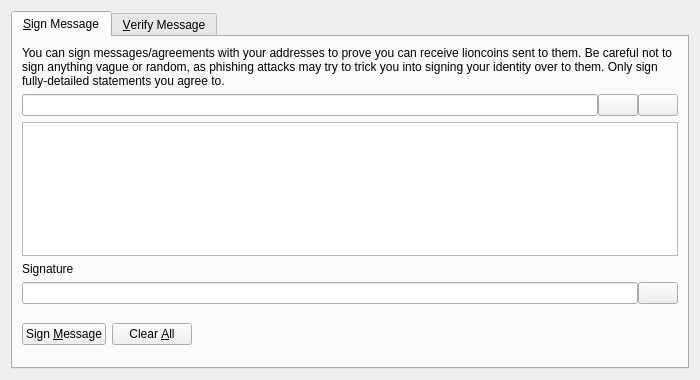
<?xml version="1.0" encoding="UTF-8"?>
<ui version="4.0">
 <class>SignVerifyMessageDialog</class>
 <widget class="QDialog" name="SignVerifyMessageDialog">
  <property name="geometry">
   <rect>
    <x>0</x>
    <y>0</y>
    <width>700</width>
    <height>380</height>
   </rect>
  </property>
  <property name="windowTitle">
   <string>Signatures - Sign / Verify a Message</string>
  </property>
  <property name="modal">
   <bool>true</bool>
  </property>
  <layout class="QVBoxLayout" name="verticalLayout">
   <item>
    <widget class="QTabWidget" name="tabWidget">
     <property name="currentIndex">
      <number>0</number>
     </property>
     <widget class="QWidget" name="tabSignMessage">
      <attribute name="title">
       <string>&amp;Sign Message</string>
      </attribute>
      <layout class="QVBoxLayout" name="verticalLayout_SM">
       <item>
        <widget class="QLabel" name="infoLabel_SM">
         <property name="text">
          <string>You can sign messages/agreements with your addresses to prove you can receive lioncoins sent to them. Be careful not to sign anything vague or random, as phishing attacks may try to trick you into signing your identity over to them. Only sign fully-detailed statements you agree to.</string>
         </property>
         <property name="textFormat">
          <enum>Qt::PlainText</enum>
         </property>
         <property name="wordWrap">
          <bool>true</bool>
         </property>
        </widget>
       </item>
       <item>
        <layout class="QHBoxLayout" name="horizontalLayout_1_SM">
         <property name="spacing">
          <number>0</number>
         </property>
         <item>
          <widget class="QValidatedLineEdit" name="addressIn_SM">
           <property name="toolTip">
            <string>The Lioncoin address to sign the message with</string>
           </property>
          </widget>
         </item>
         <item>
          <widget class="QPushButton" name="addressBookButton_SM">
           <property name="toolTip">
            <string>Choose previously used address</string>
           </property>
           <property name="text">
            <string/>
           </property>
           <property name="icon">
            <iconset resource="../bitcoin.qrc">
             <normaloff>:/icons/address-book</normaloff>:/icons/address-book</iconset>
           </property>
           <property name="shortcut">
            <string>Alt+A</string>
           </property>
           <property name="autoDefault">
            <bool>false</bool>
           </property>
          </widget>
         </item>
         <item>
          <widget class="QPushButton" name="pasteButton_SM">
           <property name="toolTip">
            <string>Paste address from clipboard</string>
           </property>
           <property name="text">
            <string/>
           </property>
           <property name="icon">
            <iconset resource="../bitcoin.qrc">
             <normaloff>:/icons/editpaste</normaloff>:/icons/editpaste</iconset>
           </property>
           <property name="shortcut">
            <string>Alt+P</string>
           </property>
           <property name="autoDefault">
            <bool>false</bool>
           </property>
          </widget>
         </item>
        </layout>
       </item>
       <item>
        <widget class="QPlainTextEdit" name="messageIn_SM">
         <property name="toolTip">
          <string>Enter the message you want to sign here</string>
         </property>
        </widget>
       </item>
       <item>
        <widget class="QLabel" name="signatureLabel_SM">
         <property name="text">
          <string>Signature</string>
         </property>
         <property name="textFormat">
          <enum>Qt::PlainText</enum>
         </property>
        </widget>
       </item>
       <item>
        <layout class="QHBoxLayout" name="horizontalLayout_2_SM">
         <property name="spacing">
          <number>0</number>
         </property>
         <item>
          <widget class="QLineEdit" name="signatureOut_SM">
           <property name="font">
            <font>
             <italic>true</italic>
            </font>
           </property>
           <property name="readOnly">
            <bool>true</bool>
           </property>
          </widget>
         </item>
         <item>
          <widget class="QPushButton" name="copySignatureButton_SM">
           <property name="toolTip">
            <string>Copy the current signature to the system clipboard</string>
           </property>
           <property name="text">
            <string/>
           </property>
           <property name="icon">
            <iconset resource="../bitcoin.qrc">
             <normaloff>:/icons/editcopy</normaloff>:/icons/editcopy</iconset>
           </property>
           <property name="autoDefault">
            <bool>false</bool>
           </property>
          </widget>
         </item>
        </layout>
       </item>
       <item>
        <layout class="QHBoxLayout" name="horizontalLayout_3_SM">
         <item>
          <widget class="QPushButton" name="signMessageButton_SM">
           <property name="toolTip">
            <string>Sign the message to prove you own this Lioncoin address</string>
           </property>
           <property name="text">
            <string>Sign &amp;Message</string>
           </property>
           <property name="icon">
            <iconset resource="../bitcoin.qrc">
             <normaloff>:/icons/edit</normaloff>:/icons/edit</iconset>
           </property>
           <property name="autoDefault">
            <bool>false</bool>
           </property>
          </widget>
         </item>
         <item>
          <widget class="QPushButton" name="clearButton_SM">
           <property name="toolTip">
            <string>Reset all sign message fields</string>
           </property>
           <property name="text">
            <string>Clear &amp;All</string>
           </property>
           <property name="icon">
            <iconset resource="../bitcoin.qrc">
             <normaloff>:/icons/remove</normaloff>:/icons/remove</iconset>
           </property>
           <property name="autoDefault">
            <bool>false</bool>
           </property>
          </widget>
         </item>
         <item>
          <spacer name="horizontalSpacer_1_SM">
           <property name="orientation">
            <enum>Qt::Horizontal</enum>
           </property>
           <property name="sizeHint" stdset="0">
            <size>
             <width>40</width>
             <height>48</height>
            </size>
           </property>
          </spacer>
         </item>
         <item>
          <widget class="QLabel" name="statusLabel_SM">
           <property name="font">
            <font>
             <weight>75</weight>
             <bold>true</bold>
            </font>
           </property>
           <property name="text">
            <string/>
           </property>
           <property name="wordWrap">
            <bool>true</bool>
           </property>
          </widget>
         </item>
         <item>
          <spacer name="horizontalSpacer_2_SM">
           <property name="orientation">
            <enum>Qt::Horizontal</enum>
           </property>
           <property name="sizeHint" stdset="0">
            <size>
             <width>40</width>
             <height>48</height>
            </size>
           </property>
          </spacer>
         </item>
        </layout>
       </item>
      </layout>
     </widget>
     <widget class="QWidget" name="tabVerifyMessage">
      <attribute name="title">
       <string>&amp;Verify Message</string>
      </attribute>
      <layout class="QVBoxLayout" name="verticalLayout_VM">
       <item>
        <widget class="QLabel" name="infoLabel_VM">
         <property name="text">
          <string>Enter the receiver's address, message (ensure you copy line breaks, spaces, tabs, etc. exactly) and signature below to verify the message. Be careful not to read more into the signature than what is in the signed message itself, to avoid being tricked by a man-in-the-middle attack. Note that this only proves the signing party receives with the address, it cannot prove sendership of any transaction!</string>
         </property>
         <property name="textFormat">
          <enum>Qt::PlainText</enum>
         </property>
         <property name="alignment">
          <set>Qt::AlignLeading|Qt::AlignLeft|Qt::AlignTop</set>
         </property>
         <property name="wordWrap">
          <bool>true</bool>
         </property>
        </widget>
       </item>
       <item>
        <layout class="QHBoxLayout" name="horizontalLayout_1_VM">
         <property name="spacing">
          <number>0</number>
         </property>
         <item>
          <widget class="QValidatedLineEdit" name="addressIn_VM">
           <property name="toolTip">
            <string>The Lioncoin address the message was signed with</string>
           </property>
          </widget>
         </item>
         <item>
          <widget class="QPushButton" name="addressBookButton_VM">
           <property name="toolTip">
            <string>Choose previously used address</string>
           </property>
           <property name="text">
            <string/>
           </property>
           <property name="icon">
            <iconset resource="../bitcoin.qrc">
             <normaloff>:/icons/address-book</normaloff>:/icons/address-book</iconset>
           </property>
           <property name="shortcut">
            <string>Alt+A</string>
           </property>
           <property name="autoDefault">
            <bool>false</bool>
           </property>
          </widget>
         </item>
        </layout>
       </item>
       <item>
        <widget class="QPlainTextEdit" name="messageIn_VM"/>
       </item>
       <item>
        <widget class="QValidatedLineEdit" name="signatureIn_VM"/>
       </item>
       <item>
        <layout class="QHBoxLayout" name="horizontalLayout_2_VM">
         <item>
          <widget class="QPushButton" name="verifyMessageButton_VM">
           <property name="toolTip">
            <string>Verify the message to ensure it was signed with the specified Lioncoin address</string>
           </property>
           <property name="text">
            <string>Verify &amp;Message</string>
           </property>
           <property name="icon">
            <iconset resource="../bitcoin.qrc">
             <normaloff>:/icons/transaction_0</normaloff>:/icons/transaction_0</iconset>
           </property>
           <property name="autoDefault">
            <bool>false</bool>
           </property>
          </widget>
         </item>
         <item>
          <widget class="QPushButton" name="clearButton_VM">
           <property name="toolTip">
            <string>Reset all verify message fields</string>
           </property>
           <property name="text">
            <string>Clear &amp;All</string>
           </property>
           <property name="icon">
            <iconset resource="../bitcoin.qrc">
             <normaloff>:/icons/remove</normaloff>:/icons/remove</iconset>
           </property>
           <property name="autoDefault">
            <bool>false</bool>
           </property>
          </widget>
         </item>
         <item>
          <spacer name="horizontalSpacer_1_VM">
           <property name="orientation">
            <enum>Qt::Horizontal</enum>
           </property>
           <property name="sizeHint" stdset="0">
            <size>
             <width>40</width>
             <height>48</height>
            </size>
           </property>
          </spacer>
         </item>
         <item>
          <widget class="QLabel" name="statusLabel_VM">
           <property name="font">
            <font>
             <weight>75</weight>
             <bold>true</bold>
            </font>
           </property>
           <property name="text">
            <string/>
           </property>
           <property name="wordWrap">
            <bool>true</bool>
           </property>
          </widget>
         </item>
         <item>
          <spacer name="horizontalSpacer_2_VM">
           <property name="orientation">
            <enum>Qt::Horizontal</enum>
           </property>
           <property name="sizeHint" stdset="0">
            <size>
             <width>40</width>
             <height>48</height>
            </size>
           </property>
          </spacer>
         </item>
        </layout>
       </item>
      </layout>
     </widget>
    </widget>
   </item>
  </layout>
 </widget>
 <customwidgets>
  <customwidget>
   <class>QValidatedLineEdit</class>
   <extends>QLineEdit</extends>
   <header>qt/qvalidatedlineedit.h</header>
  </customwidget>
 </customwidgets>
 <resources>
  <include location="../bitcoin.qrc"/>
 </resources>
 <connections/>
</ui>
